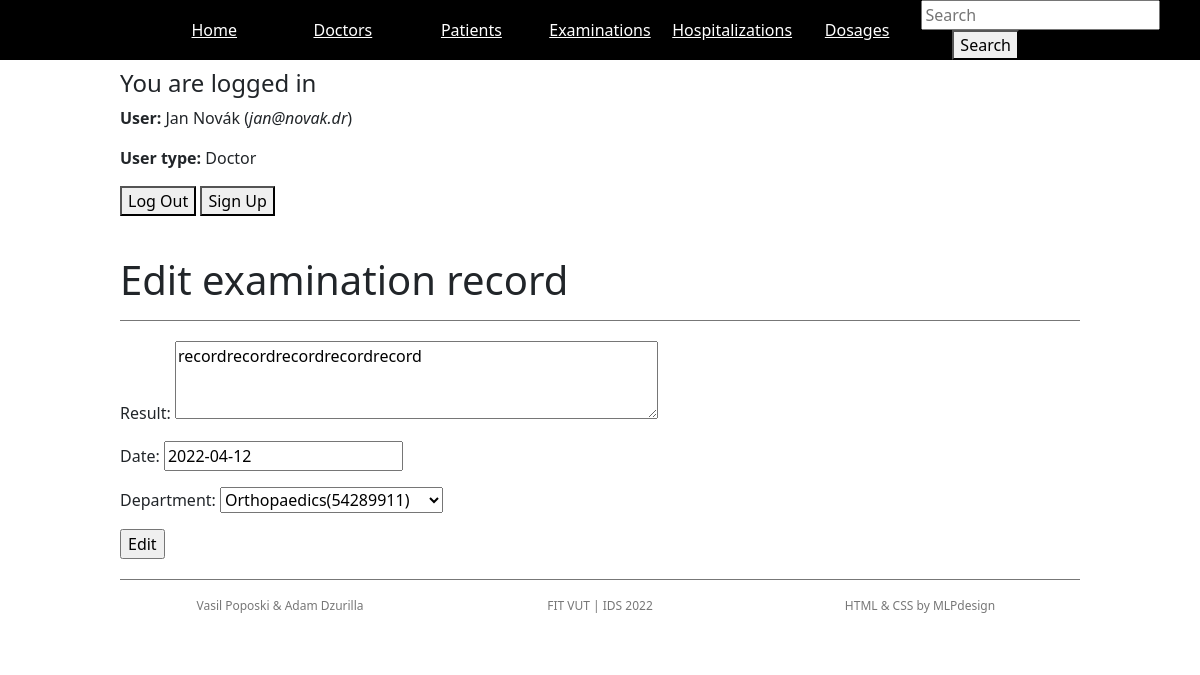
Page /examinations/7/edit/ (signed in) on the committed database.
### accounts/models.py (models this page shows, shortened)
class User(AbstractUser):
    is_pacient = models.BooleanField(default=False)
    is_doctor = models.BooleanField(default=False)

### hospitalapp/models.py (models this page shows)
class Examination(models.Model):
    date = models.DateField(blank=False, null=False)
    result = models.CharField(blank=True, null=True, max_length=400)
    pacient = models.ForeignKey('accounts.Pacient', on_delete=models.CASCADE)
    doctor = models.ForeignKey('accounts.Doctor', on_delete=models.CASCADE)
    department = models.ForeignKey('Department', on_delete=models.CASCADE)
    class Meta:
        ordering = ['-date']

### hospitalapp/views.py (the view)
# urls.py: path('examinations/<int:examination_id>/edit/', views.edit_examination, name='edit_examination'),
@login_required
def edit_examination(request, examination_id):
    e = get_object_or_404(Examination, pk=examination_id)
    if request.method == 'POST':
        form = EditExaminationForm(request.POST, instance=e)
        if form.is_valid():
            e = form.save(commit=False)
            e.save()
            return redirect('/examinations')
    else:
        form = EditExaminationForm(instance=e)
    return render(request, 'hospitalapp/records/edit_examination.html', {'examination': e, 'form': form})

### hospitalapp/forms.py
class EditExaminationForm(forms.ModelForm):
    class Meta:
        model = Examination
        fields = ('result', 'date', 'department')
    date = forms.DateField(required=True, initial=datetime.date.today, input_formats=[
        '%d-%m-%Y', '%Y-%m-%d', '%d.%m.%Y', '%Y.%m.%d'], )
    result = forms.CharField(required=True, widget=forms.Textarea(
        attrs={'name': 'body', 'rows': '3', 'cols': '50'}))
    department = forms.ModelChoiceField(
        queryset=Department.objects.all(),
    )

### hospitalapp/models.py (called while the page is built)
    def __str__(self):
        return self.title + '(%s)' % self.icpe

### hospitalapp/templates/hospitalapp/records/edit_examination.html (shortened to what this page needs)
{% extends 'base.html' %}
{% block content %}
<div id="pageheader">
	<h1>Edit examination record</h1>
</div>
<div class="section">
    <form action="{% url 'edit_examination' examination.pk %}" method="POST">
        {{ form.as_p }}
        <input type="submit" value="Edit">
    </form>
</div>
{% endblock %}

### templates/base.html (shortened to what this page needs)
{% load static %}
<!DOCTYPE html>
<html lang="en">
<head>
	<link rel="stylesheet" href="{% static 'styles.css' %}">
	<link rel="stylesheet" href="{% static 'slidy.css' %}">
	<link href="https://cdn.jsdelivr.net/npm/bootstrap@5.0.0-beta1/dist/css/bootstrap.min.css" rel="stylesheet"
>
</head>
<body>
	<div id="menu">
		<nav>
            <ul id="topnav">
				<li><a href="/">Home</a></li>
				<li><a href="{% url 'doctors' %}">Doctors</a></li>
				{% if user.is_authenticated %}
					{% if user.is_doctor %}
						<li><a href="{% url 'patients' %}">Patients</a></li>
						<li><a href="{% url 'examinations' %}">Examinations</a></li>
						<li><a href="{% url 'hospitalizations' %}">Hospitalizations</a></li>
						<li><a href="{% url 'dosages' %}">Dosages</a></li>
					{% endif %}
				{% else %}
					<li><a href="{% url 'login'%}">Log In</a></li>
				{% endif %}
				<li>
                    <form method="POST" action="{% url 'search_result' %}">
                        <input type="search" name="searched" placeholder="Search">
                        <button type="submit">Search</button>
                    </form>
                </li>
			</ul>
		</nav>
	</div>
	<div id="container">
        {% if user.is_authenticated %}
        <div class="section">
            <h4>You are logged in</h4>
			<p><strong>User:</strong> {{ user.first_name }} {{ user.last_name }} (<i>{{ user.username }}</i>)</p>
            <p><strong>User type:</strong> {% if user.is_pacient %} Patient {% endif %} {% if user.is_doctor %} Doctor {% endif %}</p>
			<div>
				<button><a href="{% url 'logout' %}">Log Out</a></button>
				<button><a href="{% url 'signup' %}">Sign Up</a></button>
			</div>
        {% else %}
            <h4>You are not logged in</h4>
            <button><a href="{% url 'login' %}">Log In</a></button>
        {% endif %}
        </div>
        {% block content %} {% endblock %}
    </div>
	<div class="section">
		<div id="credits">
			<div class="col">
				<p>Vasil Poposki &amp Adam Dzurilla</p>
			</div>
			<div class="col">
				<p>FIT VUT | IDS 2022</p>
			</div>
			<div class="col">
				<p><a href="http://mlpdesign.net">HTML & CSS</a> by MLPdesign</p>
			</div>
		</div>
	</div>
</body>
</html>

### static/styles.css (style rules this page uses)
body { background-color:#fefdfb; color: #555; font-family: 'Abel', sans-serif; font-size: 93%; font-weight:normal;margin: 0; }
a:link, a:visited, a:active { color:inherit; text-decoration: none; }
nav { display: table; table-layout: fixed; width: 75%; margin: 0 auto; }
#menu { width:100%; min-height:35px; background-color: #000; position:fixed; z-index:100; top:0; left:0; }
#menu a { background-color:inherit; color: #fff; }
ul#topnav { display: table-row; padding: 0; overflow: hidden; position:relative; bottom:0; }
ul#topnav li { list-style-type: none; display: table-cell; text-align:center; vertical-align:middle; }
ul#topnav li a { display:block; padding:8px; text-decoration:underline; }
#container { width:100%; margin-top:48px; }
#pageheader { padding-top: 20px; display:table; width:80%; margin:auto; }
.section { width:80%; border-top:1px solid #777; padding:20px 0; margin:auto; }
.col { display: table-cell; }
#credits { display:table; table-layout:fixed; width:100%; font-size:12px; color:#777; line-height:100%; text-align:center; }

### static/slidy.css (style rules this page uses)
body { margin: 0; }

### rows in the picture
User: first_name "Jan", last_name "Novák", username "jan@novak.dr"
Examination: result "recordrecordrecordrecordrecord", date "2022-04-12", department "Orthopaedics(54289911)"
